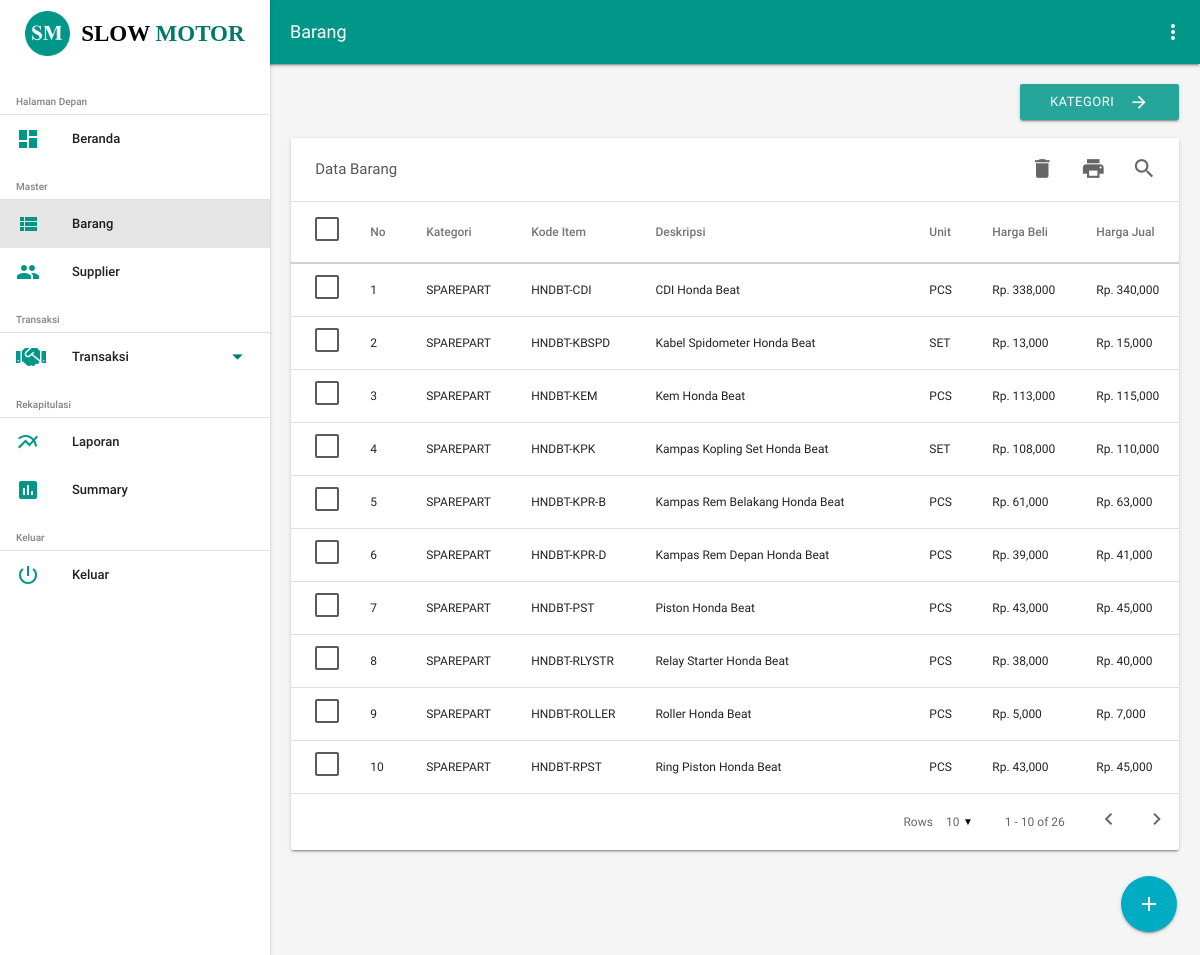
Screenshot of /Barang (signed in) with the database file from the repository.
### tables this page shows
CREATE TABLE `barang` (
  `id` int(11) NOT NULL,
  `id_kategori` int(11) NOT NULL,
  `item` varchar(30) NOT NULL,
  `deskripsi` text NOT NULL,
  `unit` varchar(50) NOT NULL,
  `harga_beli` double NOT NULL,
  `harga_jual` double NOT NULL,
  `stok` bigint(20) NOT NULL
);

CREATE TABLE `kategori_barang` (
  `id_kategori` int(11) NOT NULL,
  `nama_kategori` varchar(50) NOT NULL
);

### app/core/Controller.php (called while the page is built, shortened)
<?php
class Controller
{
	public function view($view, $data = [])
	{
		require_once 'app/views/'.$view.'.php';
	}
	public function model( $model )
	{
		return new $model;
	}
}
?>

### app/controllers/gudang/Barang.php (called while the page is built, shortened)
<?php
class Barang extends Controller
{
	public function index()
	{
		$data['judul'] = 'Barang';
		$data['barang'] = $this->model('Barang_model')->get_barang();
		$data['kategori'] = $this->model('Kategori_model')->get_kategori();
		$this->view('templates/header', $data);
		$this->view('gudang/barang/index', $data);
		$this->view('templates/footer', $data);
	}
}
?>

### index.php (called while the page is built, shortened)
<?php
$app = new App;
?>

### app/core/Database.php (called while the page is built, shortened)
<?php
class Database
{
	private $host = DB_HOST,
			$user = DB_USER,
			$pass = DB_PASS,
			$db_name = DB_NAME;
	private $dbh,
			$stmt;
	public function __construct()
	{
		$dsn = 'mysql:host='.$this->host.';dbname='.$this->db_name;
		$option = [
			PDO::ATTR_PERSISTENT => true,
			PDO::ATTR_ERRMODE => PDO::ERRMODE_EXCEPTION
		];
		try {
			$this->dbh = new PDO($dsn, $this->user, $this->pass, $option);
		}
		catch(PDOException $e) {
			die($e->getMessage());
		}
	}
	public function query($query)
	{
		$this->stmt = $this->dbh->prepare($query);
	}
	public function bind($param, $value, $type = null)
	{
		$value = htmlspecialchars(trim($value));
		if ( isset($value) ) {
			switch ( $value ) {
				case is_int($value):
					$type = PDO::PARAM_INT;
					break;
			}
		}
		$this->stmt->bindValue($param, $value, $type);
	}
	public function execute()
	{
		$this->stmt->execute();
	}
	public function all()
	{
		$this->execute();
		return $this->stmt->fetchAll(PDO::FETCH_ASSOC);
	}
}
?>

### app/models/Barang_model.php (called while the page is built, shortened)
<?php
class Barang_model
{
	private $db;
	public function __construct()
	{
		$this->db = new Database;
	}
	public function get_barang( $data = null )
	{
		$query = "SELECT * FROM barang brg JOIN kategori_barang kbrg ON brg.id_kategori = kbrg.id_kategori ";
		if ( !empty($data) ) {
			$query .= "WHERE brg.item = :item ORDER BY brg.item ASC";
		}
		else {
			$query .= "ORDER BY brg.item ASC";
		}
		$this->db->query($query);
		$this->db->bind('item', $data);
		return $this->db->all();
	}
}
?>

### app/views/gudang/barang/index.php (the view, shortened to what this page needs)
<div class="row">
	<div class="col s12">
		<a href="<?= BASEURL; ?>/Kategori" class="btn right waves-effect waves-light">
			Kategori
			<i class="material-icons right">arrow_forward</i>
		</a>
	</div>
</div>
<form name="formTable" method="POST" action="<?= BASEURL; ?>/Barang/hapus">
	<div class="row">
		<div class="col s12">
			<div class="card material-table">
				<div class="table-header">
					<span class="table-title">Data Barang</span>
					<div class="actions">
						<a class="btn-flat waves-effect tooltipped" data-delay="50" data-position="top" data-tooltip="Hapus" id="multi-hapus-data">
							<i class="material-icons">delete</i>
						</a>
						<a href="<?= BASEURL; ?>/Barang/cetak" target="_blank" class="btn-flat waves-effect tooltipped" data-delay="50" data-position="top" data-tooltip="Cetak">
							<i class="large material-icons">print</i>
						</a>
						<a class="search-toggle waves-effect btn-flat tooltipped"  data-delay="50" data-position="top" data-tooltip="Cari">
							<i class="material-icons">search</i>
						</a>
					</div>
				</div>
				<table class="datatable">
					<thead>
						<tr>
							<th>
								<label for="check-all"></label>
							</th>
							<th>No</th>
							<th>Kategori</th>
							<th>Kode Item</th>
							<th>Deskripsi</th>
							<th>Unit</th>
							<th>Harga Beli</th>
							<th>Harga Jual</th>
						</tr>
					</thead>
					<tbody>
						<?php foreach ($data['barang'] as $index => $brg) : ?>
							<tr>
								<td>
									<label for="<?= $brg['id']; ?>"></label>
								</td>
								<td><?= $index + 1; ?></td>
								<td><?= $brg['nama_kategori']; ?></td>
								<td><?= $brg['item']; ?></td>
								<td><?= $brg['deskripsi']; ?></td>
								<td><?= $brg['unit']; ?></td>
								<td>Rp. <?= number_format($brg['harga_beli']); ?></td>
								<td>Rp. <?= number_format($brg['harga_jual']); ?></td>
							</tr>
						<?php endforeach; ?>
					</tbody>
				</table>
			</div>
		</div>
	</div>
</form>
<div class="fixed-action-btn">
	<a href="#modalTambahBarang" class="btn-floating btn-large cyan darken-1 waves-effect waves-light tooltipped modal-trigger" data-delay="50" data-position="left" data-tooltip="Tambah">
		<i class="large material-icons">add</i>
	</a>
</div>

### app/core/App.php (shortened to what this page needs)
<?php
class App
{
	private $controller, $method = 'index', $params = [];
	public function __construct()
	{
		$url = $this->parseURL();
		if ( isset($_SESSION['admin']) ) {
			$this->routing('admin', $url, 'User');
		}
		else if ( isset($_SESSION['gudang']) ) {
			$this->routing('gudang', $url, 'Beranda');
		}
		else {
			$this->routing('auth', $url, 'login');
		}
	}
	public function parseURL()
	{
		if (isset($_GET['url'])) {
			$url = trim($_GET['url'], '/');
			$url = filter_var($url, FILTER_SANITIZE_URL);
			$url = explode('/', $url);
			return $url;
		}
	}
	public function routing($folder, $url = [], $controller = [])
	{
		$this->controller = new $this->controller;
		call_user_func_array([$this->controller, $this->method], $this->params);
	}
}
?>

### app/views/templates/header.php (shortened to what this page needs)
<!DOCTYPE html>
<html lang="en">
<head>
	<link rel="stylesheet" type="text/css" href="<?= BASEURL; ?>/assets/materialize/css/materialize.css">
	<link rel="stylesheet" type="text/css" href="<?= BASEURL; ?>/assets/font-awesome/css/all.css">
	<link rel="stylesheet" type="text/css" href="<?= BASEURL; ?>/assets/materialize/iconfont/material-icons.css">
	<link rel="stylesheet" type="text/css" href="<?= BASEURL; ?>/assets/DataTables/dataTables-materialize.css">
	<link rel="stylesheet" type="text/css" href="<?= BASEURL; ?>/assets/custom/style.css">
</head>
<body class="grey lighten-4 grey-text text-darken-3">
	<header>
		<div class="navbar-fixed">
			<nav>
				<div class="nav-wrapper teal">
					<span class="brand-logo left"><?= $data['judul'] ?></span>
					<ul id="nav-mobile" class="right">
						<li>
							<a class="dropdown-navbar" href="#!" data-activates="dropdown1">
								<i class="material-icons right">more_vert</i>
							</a>
						</li>
					</ul>
				</div>
			</nav>
		</div>
	</header>
	<ul id="slide-out" class="side-nav fixed">
		<li>
			<div class="user-view center-align">
				<a href="<?= BASEURL; ?>" class="logo">
					<img src="<?= BASEURL; ?>/assets/img/pavicon-circle.png">
					SLOW <span>MOTOR</span>
				</a>
			</div>
		</li>
		<?php if ( isset($_SESSION['admin']) ) { ?>
			<li>
				<span>Master</span>
			</li>
			<li><div class="divider"></div></li>
			<li class="active">
				<a href="<?= BASEURL; ?>/User" class="waves-effect waves-teal">
					<i class="material-icons teal-text">people</i>Data User
				</a>
			</li>
		<?php } else if ( isset($_SESSION['gudang']) ) { ?>
			<li>
				<span>Halaman Depan</span>
			</li>
			<li><div class="divider"></div></li>
			<li  class="<?php if( $data['judul'] == 'Beranda' ) { echo('active');} ?>">
				<a href="<?= BASEURL; ?>/Beranda" class="waves-effect waves-teal">
					<i class="material-icons teal-text">dashboard</i>Beranda
				</a>
			</li>
			<li>
				<span>Master</span>
			</li>
			<li><div class="divider"></div></li>
			<li class="<?php if( $data['judul'] == 'Barang' || $data['judul'] == 'Ubah Data Barang' || $data['judul'] == 'Kategori' ) { echo('active');} ?>">
				<a href="<?= BASEURL; ?>/Barang" class="waves-effect waves-teal">
					<i class="material-icons teal-text">view_list</i>Barang
				</a>
			</li>
			<li class="<?php if( $data['judul'] == 'Supplier' ) { echo('active');} ?>">
				<a href="<?= BASEURL; ?>/Supplier" class="waves-effect waves-teal">
					<i class="material-icons teal-text">people</i>Supplier
				</a>
			</li>
			<li>
				<span>Transaksi</span>
				<li><div class="divider"></div></li>
			</li>
			<li class="no-padding">
				<ul class="collapsible collapsible-accordion">
					<li>
						<?php
						if ( $data['judul'] == 'Pembelian' || $data['judul'] == 'Tambah Pembelian' || $data['judul'] == 'Penjualan' || $data['judul'] == 'Tambah Penjualan' || $data['judul'] == 'Return Pembelian' || $data['judul'] == 'Tambah Return Pembelian' || $data['judul'] == 'Return Penjualan' || $data['judul'] == 'Tambah Return Penjualan' ) {
							$active = 'active';
						}
						else {
							$active = '';
						}
						?>
						<a class="collapsible-header <?= $active ?>" id="transaksi">Transaksi<i class="fas fa-handshake teal-text"></i></a>
					</li>
				</ul>
			</li>
			<li>
				<span>Rekapitulasi</span>
			</li>
			<li><div class="divider"></div></li>
			<li class="<?php if( $data['judul'] == 'Laporan Pembelian' || $data['judul'] == 'Laporan Penjualan' || $data['judul'] == 'Laporan Return Pembelian' || $data['judul'] == 'Laporan Return Penjualan' ) { echo('active');} ?>">
				<a href="<?= BASEURL; ?>/Laporan_pembelian" class="waves-effect waves-teal">
					<i class="material-icons teal-text">multiline_chart</i>Laporan
				</a>
			</li>
			<li class="<?php if( $data['judul'] == 'Summary' ) { echo('active');} ?>">
				<a href="<?= BASEURL; ?>/Summary" class="waves-effect waves-teal">
					<i class="material-icons teal-text">assessment</i>Summary
				</a>
			</li>
		<?php } ?>
		<li>
			<span>Keluar</span>
		</li>
		<li><div class="divider"></div></li>
		<li>
			<a href="<?= BASEURL; ?>/Logout" class="waves-effect waves-teal logout">
				<i class="material-icons teal-text">power_settings_new</i>Keluar
			</a>
		</li>
	</ul>
	<main>

### app/views/templates/footer.php (shortened to what this page needs)
	</main>
</body>
</html>

### assets/custom/style.css (style rules this page uses)
html, body { max-width: 100%; }
body { min-height: 100vh; display: flex; flex-direction: column; font-size: 14px; overflow-x: hidden; }
main { padding: 20px 10px 80px 280px; flex: 1 0 auto; }
nav .nav-wrapper .brand-logo { margin-left: 290px; font-size: 18px; }
.side-nav .user-view img { width: 45px; height: 45px; margin-bottom: -15px; margin-right: 5px; }
.side-nav .user-view .logo { font-family: 'times new roman'; font-weight: bold; font-size: 23px; color: #000; }
.side-nav .user-view .logo span { color: #00796B; }
table { min-width: 100%; }
.side-nav { overflow-y: hidden; overflow-x: hidden; }

### rows the page displays
barang: id_kategori.nama_kategori "SPAREPART", item "HNDBT-CDI", deskripsi "CDI Honda Beat", unit "PCS", harga_beli "338,000", harga_jual "340,000"
barang: id_kategori.nama_kategori "SPAREPART", item "HNDBT-KBSPD", deskripsi "Kabel Spidometer Honda Beat", unit "SET", harga_beli "13,000", harga_jual "15,000"
barang: id_kategori.nama_kategori "SPAREPART", item "HNDBT-KEM", deskripsi "Kem Honda Beat", unit "PCS", harga_beli "113,000", harga_jual "115,000"
barang: id_kategori.nama_kategori "SPAREPART", item "HNDBT-KPK", deskripsi "Kampas Kopling Set Honda Beat", unit "SET", harga_beli "108,000", harga_jual "110,000"
barang: id_kategori.nama_kategori "SPAREPART", item "HNDBT-KPR-B", deskripsi "Kampas Rem Belakang Honda Beat", unit "PCS", harga_beli "61,000", harga_jual "63,000"
barang: id_kategori.nama_kategori "SPAREPART", item "HNDBT-KPR-D", deskripsi "Kampas Rem Depan Honda Beat", unit "PCS", harga_beli "39,000", harga_jual "41,000"
barang: id_kategori.nama_kategori "SPAREPART", item "HNDBT-PST", deskripsi "Piston Honda Beat", unit "PCS", harga_beli "43,000", harga_jual "45,000"
barang: id_kategori.nama_kategori "SPAREPART", item "HNDBT-RLYSTR", deskripsi "Relay Starter Honda Beat", unit "PCS", harga_beli "38,000", harga_jual "40,000"
barang: id_kategori.nama_kategori "SPAREPART", item "HNDBT-ROLLER", deskripsi "Roller Honda Beat", unit "PCS", harga_beli "5,000", harga_jual "7,000"
barang: id_kategori.nama_kategori "SPAREPART", item "HNDBT-RPST", deskripsi "Ring Piston Honda Beat", unit "PCS", harga_beli "43,000", harga_jual "45,000"

### other values shown
$data['judul'] "Barang"
